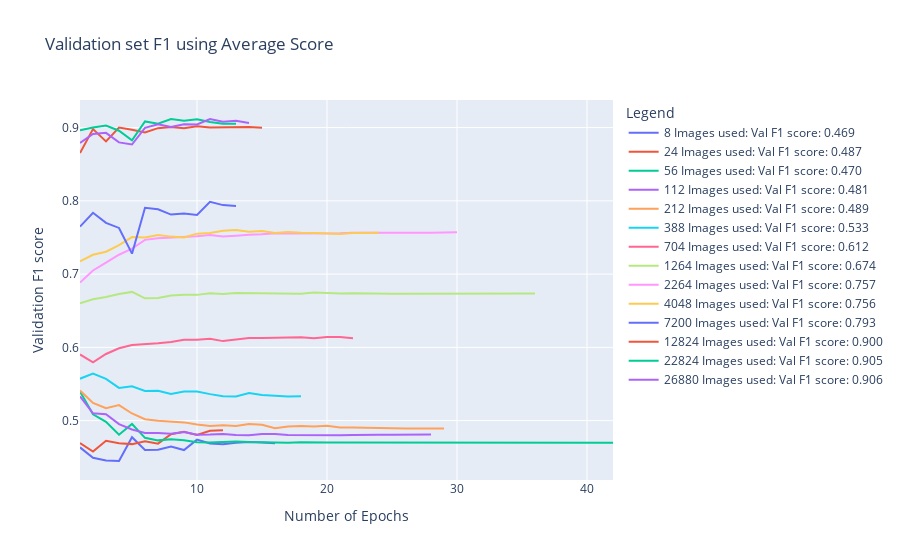

The notebook cell this image was saved under:
### Code cell
plot_validation_performance_vs_epochs(
    performance, 
    no_of_samples, 
    title="Validation set F1 using Average Score", 
    x_axes="Number of Epochs", 
    y_axes="Validation F1 score", 
    plotting_curve="f1"  # Change to "f1" if you want to plot F1 scores instead
)
